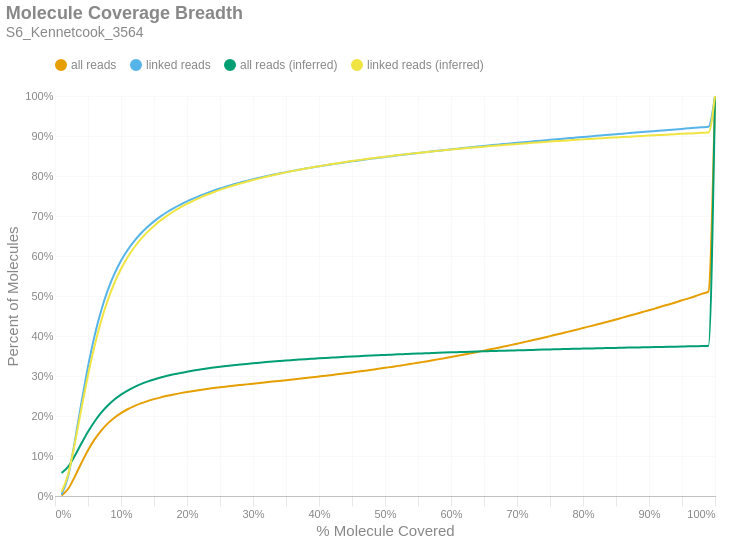

Notebook code for this chart:
### Markdown cell above
### Molecule Read Coverage
This chart shows molecule coverage breadth as computed by the number of bases aligned to that molecule. In other words, "*how much of each unique long molecule is actually sequenced/aligned?*" Keep in mind there is a distinction between sequences and alignments, since some sequences belonging to a particular molecule may not align well and wouldn't appear in the alignment data. This chart also shows molecule coverage breadth as computed by the *inferred fragment* from which the aligned sequences originate. Unlike read coverage, this calculation takes into account the total insert size, including unsequenced gaps between the forward and reverse reads. Like the previous figures, these are cumulative percents.

### Code cell
if SKIPLR:
    print_html(f"Skipped")
else:
    binned_df = consolidated_hist(valids['coverage_bp'], mask, 0.01, True)
    binned_df_inf = consolidated_hist(valids['coverage_inserts'], mask, 0.01, True)
    binned_df = binned_df.with_columns(pl.lit(binned_df_inf['all reads (cumsum)']).alias('all reads (inferred)'))
    binned_df = binned_df.with_columns(pl.lit(binned_df_inf['linked reads (cumsum)']).alias('linked reads (inferred)'))
    binned_df = binned_df.with_columns(
        (pl.col('bin').cast(pl.Float64) + 0.01).alias('right_edge')
    )

    with SafeRender(binned_df):
        (
            density_plot(binned_df, 'Molecule Coverage Breadth', samplename, 'molcov', ['all reads (inferred)','linked reads (inferred)'])
            .encode(
                #x=alt.X('bin:Q', title="% Molecule Covered").axis(format = '%').scale(padding=0),
                x=alt.X('right_edge:Q', title="% Molecule Covered").axis(format='%').scale(padding=0),
                y=alt.Y('value:Q', title='Percent of Molecules')
                    .axis(format='%')
                    .stack(False)
                    .scale(domainMin=0, padding=0),
                color=alt.Color("key:N").scale(domain = ["all reads", "linked reads", "all reads (inferred)", "linked reads (inferred)"]),
                tooltip = [
                    alt.Tooltip("key:N", title = "Data Type"),
                    alt.Tooltip("range_label:N", title="% Molecule Covered"),
                    alt.Tooltip("value:Q", format = ".2%", title="% Molecules")
                ]
            )
        ).display()

### Figure 1 — Vega-Lite specification as saved in the notebook (floating-point values rounded to 4 significant figures)
{"width": "container", "height": 400, "config": {"title": {"anchor": "start", "dy": -15, "fontSize": 18, "color": "#888888", "subtitleColor": "#888888", "subtitleFontSize": 14}, "arc": {"fill": "#0072B2"}, "axis": {"domainColor": "#888888", "domainWidth": 0.5, "gridWidth": 0.2, "grid": false, "titleFontWeight": 400, "titleFontSize": 15, "labelFontSize": 11, "labelColor": "#888888", "tickColor": "#888888", "tickWidth": 0.2, "titleColor": "#888888"}, "axisBand": {"grid": false}, "axisX": {"grid": true, "tickSize": 10, "domainCap": "round"}, "axisY": {"domain": false, "grid": true, "tickSize": 0, "domainCap": "round"}, "background": "transparent", "header": {"labelFontSize": 15, "labelColor": "#888888", "titleFontSize": 15, "titleFontWeight": 600, "titleColor": "#888888"}, "legend": {"labelFont": "sans-serif", "labelFontSize": 12, "labelColor": "#888888", "symbolSize": 100, "symbolType": "circle", "titleFontSize": 12, "titlePadding": 10, "titleColor": "#888888", "title": null, "orient": "top"}, "range": {"category": ["#E69F00", "#56B4E9", "#009E73", "#F0E442", "#0072B2", "#D55E00", "#CC79A7", "#000000"], "diverging": ["#cfe8f3", "#a2d4ec", "#73bfe2", "#46abdb", "#1696d2", "#12719e"]}, "area": {"fill": "#0072B2", "fillOpacity": 0.7, "line": true, "strokeOpacity": 0.7}, "line": {"color": "#0072B2", "stroke": "#0072B2", "strokeWidth": 2}, "trail": {"color": "#0072B2", "stroke": "#0072B2", "strokeWidth": 0, "size": 1}, "point": {"filled": true, "fillOpacity": 1.0, "size": 95}, "text": {"color": "#888888", "fontSize": 11, "align": "right", "fontWeight": 400, "size": 11}, "bar": {"fill": "#0072B2", "stroke": null}, "view": {"stroke": null, "continuousWidth": 660, "continuousHeight": 400}}, "data": {"name": "data-0547ad3cf315e55ed9d9e74ea5ce8190"}, "mark": {"type": "line", "interpolate": "monotone", "point": {"opacity": 0, "size": 275}}, "encoding": {"color": {"field": "key", "scale": {"domain": ["all reads", "linked reads", "all reads (inferred)", "linked reads (inferred)"]}, "type": "nominal"}, "tooltip": [{"field": "key", "title": "Data Type", "type": "nominal"}, {"field": "range_label", "title": "% Molecule Covered", "type": "nominal"}, {"field": "value", "format": ".2%", "title": "% Molecules", "type": "quantitative"}], "x": {"axis": {"format": "%"}, "field": "right_edge", "scale": {"padding": 0}, "title": "% Molecule Covered", "type": "quantitative"}, "y": {"axis": {"format": "%"}, "field": "value", "scale": {"domainMin": 0, "padding": 0}, "stack": false, "title": "Percent of Molecules", "type": "quantitative"}}, "params": [{"name": "param_c36ac31b6afebe62", "select": {"type": "point", "fields": ["key"]}, "bind": "legend"}], "title": {"text": "Molecule Coverage Breadth", "subtitle": "S6_Kennetcook_3564"}, "transform": [{"fold": ["all reads (cumsum)", "linked reads (cumsum)", "all reads (inferred)", "linked reads (inferred)"]}, {"calculate": "replace(datum.key, ' (cumsum)', '')", "as": "key"}, {"filter": {"param": "param_c36ac31b6afebe62"}}], "usermeta": {"embedOptions": {"downloadFileName": "S6_Kennetcook_3564.molcov"}}, "$schema": "https://vega.github.io/schema/vega-lite/v6.1.0.json", "datasets": {"data-0547ad3cf315e55ed9d9e74ea5ce8190": [{"bin": "0.0", "interval": "0.0-0.01", "all reads": 0.001413, "linked reads": 0.003504, "all reads (cumsum)": 0.001413, "linked reads (cumsum)": 0.003504, "range_label": "0.0-0.01", "all reads (inferred)": 0.05746, "linked reads (inferred)": 0.0102, "right_edge": 0.01}, {"bin": "0.01", "interval": "0.01-0.02", "all reads": 0.01673, "linked reads": 0.04666, "all reads (cumsum)": 0.01814, "linked reads (cumsum)": 0.05016, "range_label": "0.01-0.02", "all reads (inferred)": 0.07339, "linked reads (inferred)": 0.05456, "right_edge": 0.02}, {"bin": "0.02", "interval": "0.02-0.03", "all reads": 0.03039, "linked reads": 0.08599, "all reads (cumsum)": 0.04852, "linked reads (cumsum)": 0.1361, "range_label": "0.02-0.03", "all reads (inferred)": 0.1006, "linked reads (inferred)": 0.1315, "right_edge": 0.03}, {"bin": "0.03", "interval": "0.03-0.04", "all reads": 0.03405, "linked reads": 0.09673, "all reads (cumsum)": 0.08257, "linked reads (cumsum)": 0.2329, "range_label": "0.03-0.04", "all reads (inferred)": 0.1311, "linked reads (inferred)": 0.2186, "right_edge": 0.04}, {"bin": "0.04", "interval": "0.04-0.05", "all reads": 0.03182, "linked reads": 0.09061, "all reads (cumsum)": 0.1144, "linked reads (cumsum)": 0.3235, "range_label": "0.04-0.05", "all reads (inferred)": 0.1604, "linked reads (inferred)": 0.302, "right_edge": 0.05}, {"bin": "0.05", "interval": "0.05-0.06", "all reads": 0.02718, "linked reads": 0.07738, "all reads (cumsum)": 0.1416, "linked reads (cumsum)": 0.4009, "range_label": "0.05-0.06", "all reads (inferred)": 0.1863, "linked reads (inferred)": 0.3758, "right_edge": 0.06}, {"bin": "0.06", "interval": "0.06-0.07", "all reads": 0.02209, "linked reads": 0.06288, "all reads (cumsum)": 0.1637, "linked reads (cumsum)": 0.4638, "range_label": "0.06-0.07", "all reads (inferred)": 0.2082, "linked reads (inferred)": 0.4383, "right_edge": 0.07}, {"bin": "0.07", "interval": "0.07-0.08", "all reads": 0.01785, "linked reads": 0.05084, "all reads (cumsum)": 0.1815, "linked reads (cumsum)": 0.5146, "range_label": "0.07-0.08", "all reads (inferred)": 0.2262, "linked reads (inferred)": 0.4898, "right_edge": 0.08}, {"bin": "0.08", "interval": "0.08-0.09", "all reads": 0.01429, "linked reads": 0.04065, "all reads (cumsum)": 0.1958, "linked reads (cumsum)": 0.5552, "range_label": "0.08-0.09", "all reads (inferred)": 0.2412, "linked reads (inferred)": 0.5325, "right_edge": 0.09}, {"bin": "0.09", "interval": "0.09-0.1", "all reads": 0.01159, "linked reads": 0.03291, "all reads (cumsum)": 0.2074, "linked reads (cumsum)": 0.5882, "range_label": "0.09-0.1", "all reads (inferred)": 0.2535, "linked reads (inferred)": 0.5675, "right_edge": 0.1}, {"bin": "0.1", "interval": "0.1-0.11", "all reads": 0.009467, "linked reads": 0.02686, "all reads (cumsum)": 0.2169, "linked reads (cumsum)": 0.615, "range_label": "0.1-0.11", "all reads (inferred)": 0.2637, "linked reads (inferred)": 0.5967, "right_edge": 0.11}, {"bin": "0.11", "interval": "0.11-0.12", "all reads": 0.00788, "linked reads": 0.0223, "all reads (cumsum)": 0.2247, "linked reads (cumsum)": 0.6373, "range_label": "0.11-0.12", "all reads (inferred)": 0.2724, "linked reads (inferred)": 0.6213, "right_edge": 0.12}, {"bin": "0.12", "interval": "0.12-0.13", "all reads": 0.006685, "linked reads": 0.01891, "all reads (cumsum)": 0.2314, "linked reads (cumsum)": 0.6562, "range_label": "0.12-0.13", "all reads (inferred)": 0.2796, "linked reads (inferred)": 0.642, "right_edge": 0.13}, {"bin": "0.13", "interval": "0.13-0.14", "all reads": 0.005772, "linked reads": 0.01634, "all reads (cumsum)": 0.2372, "linked reads (cumsum)": 0.6726, "range_label": "0.13-0.14", "all reads (inferred)": 0.2859, "linked reads (inferred)": 0.6597, "right_edge": 0.14}, {"bin": "0.14", "interval": "0.14-0.15", "all reads": 0.004967, "linked reads": 0.014, "all reads (cumsum)": 0.2422, "linked reads (cumsum)": 0.6866, "range_label": "0.14-0.15", "all reads (inferred)": 0.2913, "linked reads (inferred)": 0.6753, "right_edge": 0.15}, {"bin": "0.15", "interval": "0.15-0.16", "all reads": 0.004417, "linked reads": 0.01241, "all reads (cumsum)": 0.2466, "linked reads (cumsum)": 0.699, "range_label": "0.15-0.16", "all reads (inferred)": 0.2962, "linked reads (inferred)": 0.689, "right_edge": 0.16}, {"bin": "0.16", "interval": "0.16-0.17", "all reads": 0.003927, "linked reads": 0.01103, "all reads (cumsum)": 0.2505, "linked reads (cumsum)": 0.71, "range_label": "0.16-0.17", "all reads (inferred)": 0.3004, "linked reads (inferred)": 0.701, "right_edge": 0.17}, {"bin": "0.17", "interval": "0.17-0.18", "all reads": 0.003491, "linked reads": 0.009778, "all reads (cumsum)": 0.254, "linked reads (cumsum)": 0.7198, "range_label": "0.17-0.18", "all reads (inferred)": 0.3043, "linked reads (inferred)": 0.7119, "right_edge": 0.18}, {"bin": "0.18", "interval": "0.18-0.19", "all reads": 0.003164, "linked reads": 0.008798, "all reads (cumsum)": 0.2572, "linked reads (cumsum)": 0.7286, "range_label": "0.18-0.19", "all reads (inferred)": 0.3077, "linked reads (inferred)": 0.7217, "right_edge": 0.19}, {"bin": "0.19", "interval": "0.19-0.2", "all reads": 0.002912, "linked reads": 0.008099, "all reads (cumsum)": 0.2601, "linked reads (cumsum)": 0.7367, "range_label": "0.19-0.2", "all reads (inferred)": 0.3108, "linked reads (inferred)": 0.7305, "right_edge": 0.2}, {"bin": "0.2", "interval": "0.2-0.21", "all reads": 0.002671, "linked reads": 0.007399, "all reads (cumsum)": 0.2628, "linked reads (cumsum)": 0.7441, "range_label": "0.2-0.21", "all reads (inferred)": 0.3137, "linked reads (inferred)": 0.7386, "right_edge": 0.21}, {"bin": "0.21", "interval": "0.21-0.22", "all reads": 0.002486, "linked reads": 0.00684, "all reads (cumsum)": 0.2652, "linked reads (cumsum)": 0.7509, "range_label": "0.21-0.22", "all reads (inferred)": 0.3163, "linked reads (inferred)": 0.7461, "right_edge": 0.22}, {"bin": "0.22", "interval": "0.22-0.23", "all reads": 0.002345, "linked reads": 0.006389, "all reads (cumsum)": 0.2676, "linked reads (cumsum)": 0.7573, "range_label": "0.22-0.23", "all reads (inferred)": 0.3188, "linked reads (inferred)": 0.753, "right_edge": 0.23}, {"bin": "0.23", "interval": "0.23-0.24", "all reads": 0.002186, "linked reads": 0.00595, "all reads (cumsum)": 0.2698, "linked reads (cumsum)": 0.7633, "range_label": "0.23-0.24", "all reads (inferred)": 0.321, "linked reads (inferred)": 0.7594, "right_edge": 0.24}, {"bin": "0.24", "interval": "0.24-0.25", "all reads": 0.002046, "linked reads": 0.005505, "all reads (cumsum)": 0.2718, "linked reads (cumsum)": 0.7688, "range_label": "0.24-0.25", "all reads (inferred)": 0.3231, "linked reads (inferred)": 0.7654, "right_edge": 0.25}, {"bin": "0.25", "interval": "0.25-0.26", "all reads": 0.001899, "linked reads": 0.005084, "all reads (cumsum)": 0.2737, "linked reads (cumsum)": 0.7739, "range_label": "0.25-0.26", "all reads (inferred)": 0.3251, "linked reads (inferred)": 0.7709, "right_edge": 0.26}, {"bin": "0.26", "interval": "0.26-0.27", "all reads": 0.001848, "linked reads": 0.00486, "all reads (cumsum)": 0.2756, "linked reads (cumsum)": 0.7787, "range_label": "0.26-0.27", "all reads (inferred)": 0.3269, "linked reads (inferred)": 0.7761, "right_edge": 0.27}, {"bin": "0.27", "interval": "0.27-0.28", "all reads": 0.001789, "linked reads": 0.004612, "all reads (cumsum)": 0.2774, "linked reads (cumsum)": 0.7833, "range_label": "0.27-0.28", "all reads (inferred)": 0.3286, "linked reads (inferred)": 0.7809, "right_edge": 0.28}, {"bin": "0.28", "interval": "0.28-0.29", "all reads": 0.001702, "linked reads": 0.004236, "all reads (cumsum)": 0.2791, "linked reads (cumsum)": 0.7876, "range_label": "0.28-0.29", "all reads (inferred)": 0.3303, "linked reads (inferred)": 0.7856, "right_edge": 0.29}, {"bin": "0.29", "interval": "0.29-0.3", "all reads": 0.001747, "linked reads": 0.004137, "all reads (cumsum)": 0.2808, "linked reads (cumsum)": 0.7917, "range_label": "0.29-0.3", "all reads (inferred)": 0.3318, "linked reads (inferred)": 0.79, "right_edge": 0.3}, {"bin": "0.3", "interval": "0.3-0.31", "all reads": 0.00174, "linked reads": 0.003933, "all reads (cumsum)": 0.2825, "linked reads (cumsum)": 0.7956, "range_label": "0.3-0.31", "all reads (inferred)": 0.3333, "linked reads (inferred)": 0.7941, "right_edge": 0.31}, {"bin": "0.31", "interval": "0.31-0.32", "all reads": 0.001739, "linked reads": 0.003713, "all reads (cumsum)": 0.2843, "linked reads (cumsum)": 0.7993, "range_label": "0.31-0.32", "all reads (inferred)": 0.3347, "linked reads (inferred)": 0.7981, "right_edge": 0.32}, {"bin": "0.32", "interval": "0.32-0.33", "all reads": 0.001758, "linked reads": 0.003582, "all reads (cumsum)": 0.286, "linked reads (cumsum)": 0.8029, "range_label": "0.32-0.33", "all reads (inferred)": 0.3361, "linked reads (inferred)": 0.8019, "right_edge": 0.33}, {"bin": "0.33", "interval": "0.33-0.34", "all reads": 0.001756, "linked reads": 0.003421, "all reads (cumsum)": 0.2878, "linked reads (cumsum)": 0.8063, "range_label": "0.33-0.34", "all reads (inferred)": 0.3374, "linked reads (inferred)": 0.8056, "right_edge": 0.34}, {"bin": "0.34", "interval": "0.34-0.35", "all reads": 0.001777, "linked reads": 0.003317, "all reads (cumsum)": 0.2896, "linked reads (cumsum)": 0.8097, "range_label": "0.34-0.35", "all reads (inferred)": 0.3386, "linked reads (inferred)": 0.8091, "right_edge": 0.35}, {"bin": "0.35", "interval": "0.35-0.36", "all reads": 0.001801, "linked reads": 0.00319, "all reads (cumsum)": 0.2914, "linked reads (cumsum)": 0.8129, "range_label": "0.35-0.36", "all reads (inferred)": 0.3398, "linked reads (inferred)": 0.8124, "right_edge": 0.36}, {"bin": "0.36", "interval": "0.36-0.37", "all reads": 0.001799, "linked reads": 0.00299, "all reads (cumsum)": 0.2932, "linked reads (cumsum)": 0.8158, "range_label": "0.36-0.37", "all reads (inferred)": 0.341, "linked reads (inferred)": 0.8156, "right_edge": 0.37}, {"bin": "0.37", "interval": "0.37-0.38", "all reads": 0.001821, "linked reads": 0.002904, "all reads (cumsum)": 0.295, "linked reads (cumsum)": 0.8187, "range_label": "0.37-0.38", "all reads (inferred)": 0.3421, "linked reads (inferred)": 0.8187, "right_edge": 0.38}, {"bin": "0.38", "interval": "0.38-0.39", "all reads": 0.001831, "linked reads": 0.002728, "all reads (cumsum)": 0.2968, "linked reads (cumsum)": 0.8215, "range_label": "0.38-0.39", "all reads (inferred)": 0.3431, "linked reads (inferred)": 0.8216, "right_edge": 0.39}, {"bin": "0.39", "interval": "0.39-0.4", "all reads": 0.001911, "linked reads": 0.002719, "all reads (cumsum)": 0.2987, "linked reads (cumsum)": 0.8242, "range_label": "0.39-0.4", "all reads (inferred)": 0.3441, "linked reads (inferred)": 0.8245, "right_edge": 0.4}, {"bin": "0.4", "interval": "0.4-0.41", "all reads": 0.001931, "linked reads": 0.002615, "all reads (cumsum)": 0.3007, "linked reads (cumsum)": 0.8268, "range_label": "0.4-0.41", "all reads (inferred)": 0.3451, "linked reads (inferred)": 0.8272, "right_edge": 0.41}, {"bin": "0.41", "interval": "0.41-0.42", "all reads": 0.002008, "linked reads": 0.002594, "all reads (cumsum)": 0.3027, "linked reads (cumsum)": 0.8294, "range_label": "0.41-0.42", "all reads (inferred)": 0.346, "linked reads (inferred)": 0.8298, "right_edge": 0.42}, {"bin": "0.42", "interval": "0.42-0.43", "all reads": 0.002047, "linked reads": 0.002471, "all reads (cumsum)": 0.3047, "linked reads (cumsum)": 0.8319, "range_label": "0.42-0.43", "all reads (inferred)": 0.347, "linked reads (inferred)": 0.8325, "right_edge": 0.43}, {"bin": "0.43", "interval": "0.43-0.44", "all reads": 0.002088, "linked reads": 0.002488, "all reads (cumsum)": 0.3068, "linked reads (cumsum)": 0.8344, "range_label": "0.43-0.44", "all reads (inferred)": 0.3479, "linked reads (inferred)": 0.8349, "right_edge": 0.44}, {"bin": "0.44", "interval": "0.44-0.45", "all reads": 0.002103, "linked reads": 0.002274, "all reads (cumsum)": 0.3089, "linked reads (cumsum)": 0.8366, "range_label": "0.44-0.45", "all reads (inferred)": 0.3487, "linked reads (inferred)": 0.8374, "right_edge": 0.45}, {"bin": "0.45", "interval": "0.45-0.46", "all reads": 0.00223, "linked reads": 0.002352, "all reads (cumsum)": 0.3111, "linked reads (cumsum)": 0.839, "range_label": "0.45-0.46", "all reads (inferred)": 0.3496, "linked reads (inferred)": 0.8397, "right_edge": 0.46}, {"bin": "0.46", "interval": "0.46-0.47", "all reads": 0.002232, "linked reads": 0.002227, "all reads (cumsum)": 0.3134, "linked reads (cumsum)": 0.8412, "range_label": "0.46-0.47", "all reads (inferred)": 0.3504, "linked reads (inferred)": 0.842, "right_edge": 0.47}, {"bin": "0.47", "interval": "0.47-0.48", "all reads": 0.002277, "linked reads": 0.002201, "all reads (cumsum)": 0.3156, "linked reads (cumsum)": 0.8434, "range_label": "0.47-0.48", "all reads (inferred)": 0.3512, "linked reads (inferred)": 0.8441, "right_edge": 0.48}, {"bin": "0.48", "interval": "0.48-0.49", "all reads": 0.002242, "linked reads": 0.002064, "all reads (cumsum)": 0.3179, "linked reads (cumsum)": 0.8455, "range_label": "0.48-0.49", "all reads (inferred)": 0.3519, "linked reads (inferred)": 0.8462, "right_edge": 0.49}, {"bin": "0.49", "interval": "0.49-0.5", "all reads": 0.002544, "linked reads": 0.002182, "all reads (cumsum)": 0.3204, "linked reads (cumsum)": 0.8477, "range_label": "0.49-0.5", "all reads (inferred)": 0.3527, "linked reads (inferred)": 0.8484, "right_edge": 0.5}, {"bin": "0.5", "interval": "0.5-0.51", "all reads": 0.002281, "linked reads": 0.001986, "all reads (cumsum)": 0.3227, "linked reads (cumsum)": 0.8496, "range_label": "0.5-0.51", "all reads (inferred)": 0.3534, "linked reads (inferred)": 0.8503, "right_edge": 0.51}, {"bin": "0.51", "interval": "0.51-0.52", "all reads": 0.00258, "linked reads": 0.002074, "all reads (cumsum)": 0.3253, "linked reads (cumsum)": 0.8517, "range_label": "0.51-0.52", "all reads (inferred)": 0.3541, "linked reads (inferred)": 0.8522, "right_edge": 0.52}, {"bin": "0.52", "interval": "0.52-0.53", "all reads": 0.002529, "linked reads": 0.001938, "all reads (cumsum)": 0.3278, "linked reads (cumsum)": 0.8537, "range_label": "0.52-0.53", "all reads (inferred)": 0.3548, "linked reads (inferred)": 0.8541, "right_edge": 0.53}, {"bin": "0.53", "interval": "0.53-0.54", "all reads": 0.002672, "linked reads": 0.001958, "all reads (cumsum)": 0.3305, "linked reads (cumsum)": 0.8556, "range_label": "0.53-0.54", "all reads (inferred)": 0.3554, "linked reads (inferred)": 0.8559, "right_edge": 0.54}, {"bin": "0.54", "interval": "0.54-0.55", "all reads": 0.002613, "linked reads": 0.001877, "all reads (cumsum)": 0.3331, "linked reads (cumsum)": 0.8575, "range_label": "0.54-0.55", "all reads (inferred)": 0.3561, "linked reads (inferred)": 0.8577, "right_edge": 0.55}, {"bin": "0.55", "interval": "0.55-0.56", "all reads": 0.002781, "linked reads": 0.001869, "all reads (cumsum)": 0.3359, "linked reads (cumsum)": 0.8594, "range_label": "0.55-0.56", "all reads (inferred)": 0.3567, "linked reads (inferred)": 0.8594, "right_edge": 0.56}, {"bin": "0.56", "interval": "0.56-0.57", "all reads": 0.002828, "linked reads": 0.001878, "all reads (cumsum)": 0.3387, "linked reads (cumsum)": 0.8612, "range_label": "0.56-0.57", "all reads (inferred)": 0.3573, "linked reads (inferred)": 0.8611, "right_edge": 0.57}, {"bin": "0.57", "interval": "0.57-0.58", "all reads": 0.002846, "linked reads": 0.001765, "all reads (cumsum)": 0.3416, "linked reads (cumsum)": 0.863, "range_label": "0.57-0.58", "all reads (inferred)": 0.3579, "linked reads (inferred)": 0.8628, "right_edge": 0.58}, {"bin": "0.58", "interval": "0.58-0.59", "all reads": 0.002925, "linked reads": 0.00183, "all reads (cumsum)": 0.3445, "linked reads (cumsum)": 0.8648, "range_label": "0.58-0.59", "all reads (inferred)": 0.3585, "linked reads (inferred)": 0.8644, "right_edge": 0.59}, {"bin": "0.59", "interval": "0.59-0.6", "all reads": 0.003046, "linked reads": 0.001803, "all reads (cumsum)": 0.3475, "linked reads (cumsum)": 0.8666, "range_label": "0.59-0.6", "all reads (inferred)": 0.3591, "linked reads (inferred)": 0.866, "right_edge": 0.6}, {"bin": "0.6", "interval": "0.6-0.61", "all reads": 0.002975, "linked reads": 0.001695, "all reads (cumsum)": 0.3505, "linked reads (cumsum)": 0.8683, "range_label": "0.6-0.61", "all reads (inferred)": 0.3597, "linked reads (inferred)": 0.8676, "right_edge": 0.61}, {"bin": "0.61", "interval": "0.61-0.62", "all reads": 0.003212, "linked reads": 0.001766, "all reads (cumsum)": 0.3537, "linked reads (cumsum)": 0.8701, "range_label": "0.61-0.62", "all reads (inferred)": 0.3602, "linked reads (inferred)": 0.8692, "right_edge": 0.62}, {"bin": "0.62", "interval": "0.62-0.63", "all reads": 0.003154, "linked reads": 0.001678, "all reads (cumsum)": 0.3569, "linked reads (cumsum)": 0.8718, "range_label": "0.62-0.63", "all reads (inferred)": 0.3608, "linked reads (inferred)": 0.8706, "right_edge": 0.63}, {"bin": "0.63", "interval": "0.63-0.64", "all reads": 0.003246, "linked reads": 0.001686, "all reads (cumsum)": 0.3601, "linked reads (cumsum)": 0.8735, "range_label": "0.63-0.64", "all reads (inferred)": 0.3613, "linked reads (inferred)": 0.872, "right_edge": 0.64}, {"bin": "0.64", "interval": "0.64-0.65", "all reads": 0.00328, "linked reads": 0.001668, "all reads (cumsum)": 0.3634, "linked reads (cumsum)": 0.8751, "range_label": "0.64-0.65", "all reads (inferred)": 0.3618, "linked reads (inferred)": 0.8734, "right_edge": 0.65}, {"bin": "0.65", "interval": "0.65-0.66", "all reads": 0.003431, "linked reads": 0.001614, "all reads (cumsum)": 0.3668, "linked reads (cumsum)": 0.8767, "range_label": "0.65-0.66", "all reads (inferred)": 0.3623, "linked reads (inferred)": 0.8747, "right_edge": 0.66}, {"bin": "0.66", "interval": "0.66-0.67", "all reads": 0.003391, "linked reads": 0.00157, "all reads (cumsum)": 0.3702, "linked reads (cumsum)": 0.8783, "range_label": "0.66-0.67", "all reads (inferred)": 0.3628, "linked reads (inferred)": 0.8761, "right_edge": 0.67}, {"bin": "0.67", "interval": "0.67-0.68", "all reads": 0.003509, "linked reads": 0.001564, "all reads (cumsum)": 0.3737, "linked reads (cumsum)": 0.8799, "range_label": "0.67-0.68", "all reads (inferred)": 0.3633, "linked reads (inferred)": 0.8774, "right_edge": 0.68}, {"bin": "0.68", "interval": "0.68-0.69", "all reads": 0.00344, "linked reads": 0.001524, "all reads (cumsum)": 0.3772, "linked reads (cumsum)": 0.8814, "range_label": "0.68-0.69", "all reads (inferred)": 0.3637, "linked reads (inferred)": 0.8788, "right_edge": 0.69}, {"bin": "0.69", "interval": "0.69-0.7", "all reads": 0.00361, "linked reads": 0.001502, "all reads (cumsum)": 0.3808, "linked reads (cumsum)": 0.8829, "range_label": "0.69-0.7", "all reads (inferred)": 0.3642, "linked reads (inferred)": 0.88, "right_edge": 0.7}, {"bin": "0.7", "interval": "0.7-0.71", "all reads": 0.003593, "linked reads": 0.001467, "all reads (cumsum)": 0.3844, "linked reads (cumsum)": 0.8844, "range_label": "0.7-0.71", "all reads (inferred)": 0.3647, "linked reads (inferred)": 0.8813, "right_edge": 0.71}, {"bin": "0.71", "interval": "0.71-0.72", "all reads": 0.003662, "linked reads": 0.00149, "all reads (cumsum)": 0.388, "linked reads (cumsum)": 0.8859, "range_label": "0.71-0.72", "all reads (inferred)": 0.3651, "linked reads (inferred)": 0.8825, "right_edge": 0.72}, {"bin": "0.72", "interval": "0.72-0.73", "all reads": 0.003824, "linked reads": 0.00153, "all reads (cumsum)": 0.3919, "linked reads (cumsum)": 0.8874, "range_label": "0.72-0.73", "all reads (inferred)": 0.3656, "linked reads (inferred)": 0.8838, "right_edge": 0.73}, {"bin": "0.73", "interval": "0.73-0.74", "all reads": 0.003808, "linked reads": 0.001497, "all reads (cumsum)": 0.3957, "linked reads (cumsum)": 0.8889, "range_label": "0.73-0.74", "all reads (inferred)": 0.366, "linked reads (inferred)": 0.8849, "right_edge": 0.74}, {"bin": "0.74", "interval": "0.74-0.75", "all reads": 0.004071, "linked reads": 0.00152, "all reads (cumsum)": 0.3997, "linked reads (cumsum)": 0.8904, "range_label": "0.74-0.75", "all reads (inferred)": 0.3664, "linked reads (inferred)": 0.8861, "right_edge": 0.75}, {"bin": "0.75", "interval": "0.75-0.76", "all reads": 0.003797, "linked reads": 0.001423, "all reads (cumsum)": 0.4035, "linked reads (cumsum)": 0.8918, "range_label": "0.75-0.76", "all reads (inferred)": 0.3669, "linked reads (inferred)": 0.8872, "right_edge": 0.76}, {"bin": "0.76", "interval": "0.76-0.77", "all reads": 0.004013, "linked reads": 0.001454, "all reads (cumsum)": 0.4075, "linked reads (cumsum)": 0.8933, "range_label": "0.76-0.77", "all reads (inferred)": 0.3673, "linked reads (inferred)": 0.8884, "right_edge": 0.77}, {"bin": "0.77", "interval": "0.77-0.78", "all reads": 0.004037, "linked reads": 0.001435, "all reads (cumsum)": 0.4116, "linked reads (cumsum)": 0.8947, "range_label": "0.77-0.78", "all reads (inferred)": 0.3677, "linked reads (inferred)": 0.8894, "right_edge": 0.78}, {"bin": "0.78", "interval": "0.78-0.79", "all reads": 0.004095, "linked reads": 0.001414, "all reads (cumsum)": 0.4157, "linked reads (cumsum)": 0.8961, "range_label": "0.78-0.79", "all reads (inferred)": 0.3681, "linked reads (inferred)": 0.8905, "right_edge": 0.79}, {"bin": "0.79", "interval": "0.79-0.8", "all reads": 0.004334, "linked reads": 0.001492, "all reads (cumsum)": 0.42, "linked reads (cumsum)": 0.8976, "range_label": "0.79-0.8", "all reads (inferred)": 0.3685, "linked reads (inferred)": 0.8916, "right_edge": 0.8}, {"bin": "0.8", "interval": "0.8-0.81", "all reads": 0.004079, "linked reads": 0.001381, "all reads (cumsum)": 0.4241, "linked reads (cumsum)": 0.899, "range_label": "0.8-0.81", "all reads (inferred)": 0.3688, "linked reads (inferred)": 0.8926, "right_edge": 0.81}, {"bin": "0.81", "interval": "0.81-0.82", "all reads": 0.004292, "linked reads": 0.001437, "all reads (cumsum)": 0.4284, "linked reads (cumsum)": 0.9004, "range_label": "0.81-0.82", "all reads (inferred)": 0.3692, "linked reads (inferred)": 0.8936, "right_edge": 0.82}, {"bin": "0.82", "interval": "0.82-0.83", "all reads": 0.004298, "linked reads": 0.001342, "all reads (cumsum)": 0.4327, "linked reads (cumsum)": 0.9018, "range_label": "0.82-0.83", "all reads (inferred)": 0.3696, "linked reads (inferred)": 0.8946, "right_edge": 0.83}, {"bin": "0.83", "interval": "0.83-0.84", "all reads": 0.004319, "linked reads": 0.00134, "all reads (cumsum)": 0.437, "linked reads (cumsum)": 0.9031, "range_label": "0.83-0.84", "all reads (inferred)": 0.3699, "linked reads (inferred)": 0.8956, "right_edge": 0.84}, {"bin": "0.84", "interval": "0.84-0.85", "all reads": 0.004374, "linked reads": 0.00135, "all reads (cumsum)": 0.4414, "linked reads (cumsum)": 0.9045, "range_label": "0.84-0.85", "all reads (inferred)": 0.3703, "linked reads (inferred)": 0.8965, "right_edge": 0.85}, {"bin": "0.85", "interval": "0.85-0.86", "all reads": 0.004529, "linked reads": 0.001357, "all reads (cumsum)": 0.4459, "linked reads (cumsum)": 0.9058, "range_label": "0.85-0.86", "all reads (inferred)": 0.3706, "linked reads (inferred)": 0.8975, "right_edge": 0.86}, {"bin": "0.86", "interval": "0.86-0.87", "all reads": 0.004532, "linked reads": 0.001391, "all reads (cumsum)": 0.4504, "linked reads (cumsum)": 0.9072, "range_label": "0.86-0.87", "all reads (inferred)": 0.371, "linked reads (inferred)": 0.8984, "right_edge": 0.87}, {"bin": "0.87", "interval": "0.87-0.88", "all reads": 0.004643, "linked reads": 0.001367, "all reads (cumsum)": 0.4551, "linked reads (cumsum)": 0.9086, "range_label": "0.87-0.88", "all reads (inferred)": 0.3713, "linked reads (inferred)": 0.8993, "right_edge": 0.88}, {"bin": "0.88", "interval": "0.88-0.89", "all reads": 0.004726, "linked reads": 0.001334, "all reads (cumsum)": 0.4598, "linked reads (cumsum)": 0.9099, "range_label": "0.88-0.89", "all reads (inferred)": 0.3717, "linked reads (inferred)": 0.9002, "right_edge": 0.89}, {"bin": "0.89", "interval": "0.89-0.9", "all reads": 0.00475, "linked reads": 0.001358, "all reads (cumsum)": 0.4646, "linked reads (cumsum)": 0.9113, "range_label": "0.89-0.9", "all reads (inferred)": 0.372, "linked reads (inferred)": 0.9011, "right_edge": 0.9}, {"bin": "0.9", "interval": "0.9-0.91", "all reads": 0.004543, "linked reads": 0.001301, "all reads (cumsum)": 0.4691, "linked reads (cumsum)": 0.9126, "range_label": "0.9-0.91", "all reads (inferred)": 0.3723, "linked reads (inferred)": 0.902, "right_edge": 0.91}, {"bin": "0.91", "interval": "0.91-0.92", "all reads": 0.005207, "linked reads": 0.001321, "all reads (cumsum)": 0.4743, "linked reads (cumsum)": 0.9139, "range_label": "0.91-0.92", "all reads (inferred)": 0.3727, "linked reads (inferred)": 0.9028, "right_edge": 0.92}, {"bin": "0.92", "interval": "0.92-0.93", "all reads": 0.004565, "linked reads": 0.00128, "all reads (cumsum)": 0.4789, "linked reads (cumsum)": 0.9152, "range_label": "0.92-0.93", "all reads (inferred)": 0.373, "linked reads (inferred)": 0.9037, "right_edge": 0.93}, {"bin": "0.93", "interval": "0.93-0.94", "all reads": 0.005, "linked reads": 0.001322, "all reads (cumsum)": 0.4839, "linked reads (cumsum)": 0.9165, "range_label": "0.93-0.94", "all reads (inferred)": 0.3734, "linked reads (inferred)": 0.9046, "right_edge": 0.94}, {"bin": "0.94", "interval": "0.94-0.95", "all reads": 0.005417, "linked reads": 0.001273, "all reads (cumsum)": 0.4893, "linked reads (cumsum)": 0.9178, "range_label": "0.94-0.95", "all reads (inferred)": 0.3737, "linked reads (inferred)": 0.9055, "right_edge": 0.95}, {"bin": "0.95", "interval": "0.95-0.96", "all reads": 0.004691, "linked reads": 0.001313, "all reads (cumsum)": 0.494, "linked reads (cumsum)": 0.9191, "range_label": "0.95-0.96", "all reads (inferred)": 0.3741, "linked reads (inferred)": 0.9063, "right_edge": 0.96}, {"bin": "0.96", "interval": "0.96-0.97", "all reads": 0.005491, "linked reads": 0.001298, "all reads (cumsum)": 0.4995, "linked reads (cumsum)": 0.9204, "range_label": "0.96-0.97", "all reads (inferred)": 0.3744, "linked reads (inferred)": 0.9071, "right_edge": 0.97}, {"bin": "0.97", "interval": "0.97-0.98", "all reads": 0.005956, "linked reads": 0.001266, "all reads (cumsum)": 0.5054, "linked reads (cumsum)": 0.9217, "range_label": "0.97-0.98", "all reads (inferred)": 0.3748, "linked reads (inferred)": 0.908, "right_edge": 0.98}, {"bin": "0.98", "interval": "0.98-0.99", "all reads": 0.005674, "linked reads": 0.001329, "all reads (cumsum)": 0.5111, "linked reads (cumsum)": 0.923, "range_label": "0.98-0.99", "all reads (inferred)": 0.3751, "linked reads (inferred)": 0.9085, "right_edge": 0.99}, {"bin": "0.99", "interval": "0.99-1.0", "all reads": 0.4889, "linked reads": 0.07701, "all reads (cumsum)": 1.0, "linked reads (cumsum)": 1.0, "range_label": "0.99-1.0", "all reads (inferred)": 1.0, "linked reads (inferred)": 1.0, "right_edge": 1.0}]}}
